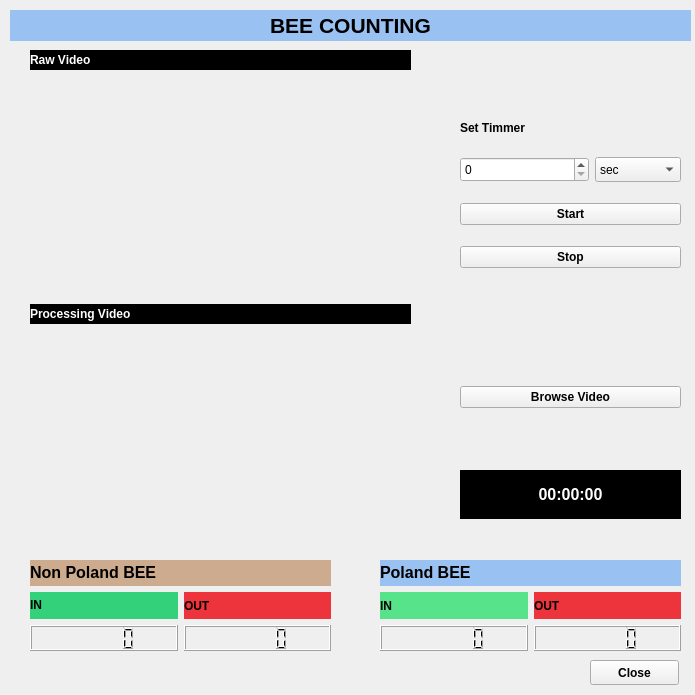
<?xml version="1.0" encoding="UTF-8"?>
<ui version="4.0">
 <class>MainWindow</class>
 <widget class="QMainWindow" name="MainWindow">
  <property name="enabled">
   <bool>true</bool>
  </property>
  <property name="geometry">
   <rect>
    <x>0</x>
    <y>0</y>
    <width>695</width>
    <height>695</height>
   </rect>
  </property>
  <property name="font">
   <font>
    <weight>75</weight>
    <bold>true</bold>
   </font>
  </property>
  <property name="windowTitle">
   <string>Bee Counter</string>
  </property>
  <widget class="QWidget" name="centralwidget">
   <widget class="QWidget" name="verticalLayoutWidget">
    <property name="geometry">
     <rect>
      <x>30</x>
      <y>560</y>
      <width>301</width>
      <height>91</height>
     </rect>
    </property>
    <layout class="QVBoxLayout" name="verticalLayout">
     <item>
      <widget class="QLabel" name="label_4">
       <property name="font">
        <font>
         <weight>75</weight>
         <bold>true</bold>
        </font>
       </property>
       <property name="styleSheet">
        <string notr="true">background-color: rgb(205, 171, 143);</string>
       </property>
       <property name="text">
        <string>&lt;html&gt;&lt;head/&gt;&lt;body&gt;&lt;p&gt;&lt;span style=&quot; font-size:12pt;&quot;&gt;Non Poland BEE&lt;/span&gt;&lt;/p&gt;&lt;/body&gt;&lt;/html&gt;</string>
       </property>
      </widget>
     </item>
     <item>
      <layout class="QHBoxLayout" name="horizontalLayout_2">
       <item>
        <widget class="QLabel" name="label_7">
         <property name="font">
          <font>
           <weight>75</weight>
           <bold>true</bold>
          </font>
         </property>
         <property name="styleSheet">
          <string notr="true">background-color: rgb(51, 209, 122);</string>
         </property>
         <property name="text">
          <string>&lt;html&gt;&lt;head/&gt;&lt;body&gt;&lt;p&gt;  IN&lt;/p&gt;&lt;/body&gt;&lt;/html&gt;</string>
         </property>
        </widget>
       </item>
       <item>
        <widget class="QLabel" name="label_8">
         <property name="font">
          <font>
           <weight>75</weight>
           <bold>true</bold>
          </font>
         </property>
         <property name="styleSheet">
          <string notr="true">background-color: rgb(237, 51, 59);</string>
         </property>
         <property name="text">
          <string>OUT</string>
         </property>
        </widget>
       </item>
      </layout>
     </item>
     <item>
      <layout class="QHBoxLayout" name="horizontalLayout_3">
       <item>
        <widget class="QLCDNumber" name="nonpoland_in_lcd"/>
       </item>
       <item>
        <widget class="QLCDNumber" name="nonpoland_out_lcd"/>
       </item>
      </layout>
     </item>
    </layout>
   </widget>
   <widget class="QWidget" name="verticalLayoutWidget_3">
    <property name="geometry">
     <rect>
      <x>380</x>
      <y>560</y>
      <width>301</width>
      <height>91</height>
     </rect>
    </property>
    <layout class="QVBoxLayout" name="verticalLayout_4">
     <item>
      <widget class="QLabel" name="label_15">
       <property name="font">
        <font>
         <weight>75</weight>
         <bold>true</bold>
        </font>
       </property>
       <property name="styleSheet">
        <string notr="true">background-color: rgb(153, 193, 241);</string>
       </property>
       <property name="text">
        <string>&lt;html&gt;&lt;head/&gt;&lt;body&gt;&lt;p&gt;&lt;span style=&quot; font-size:12pt;&quot;&gt;Poland BEE&lt;/span&gt;&lt;/p&gt;&lt;/body&gt;&lt;/html&gt;</string>
       </property>
      </widget>
     </item>
     <item>
      <layout class="QHBoxLayout" name="horizontalLayout_8">
       <item>
        <widget class="QLabel" name="label_16">
         <property name="font">
          <font>
           <weight>75</weight>
           <bold>true</bold>
          </font>
         </property>
         <property name="styleSheet">
          <string notr="true">background-color: rgb(87, 227, 137);</string>
         </property>
         <property name="text">
          <string>IN</string>
         </property>
        </widget>
       </item>
       <item>
        <widget class="QLabel" name="label_17">
         <property name="font">
          <font>
           <weight>75</weight>
           <bold>true</bold>
          </font>
         </property>
         <property name="styleSheet">
          <string notr="true">background-color: rgb(237, 51, 59);</string>
         </property>
         <property name="text">
          <string>OUT</string>
         </property>
        </widget>
       </item>
      </layout>
     </item>
     <item>
      <layout class="QHBoxLayout" name="horizontalLayout_9">
       <item>
        <widget class="QLCDNumber" name="poland_in_lcd"/>
       </item>
       <item>
        <widget class="QLCDNumber" name="poland_out_lcd"/>
       </item>
      </layout>
     </item>
    </layout>
   </widget>
   <widget class="QWidget" name="verticalLayoutWidget_4">
    <property name="geometry">
     <rect>
      <x>460</x>
      <y>110</y>
      <width>221</width>
      <height>171</height>
     </rect>
    </property>
    <layout class="QVBoxLayout" name="verticalLayout_5" stretch="0,0,0,0">
     <property name="spacing">
      <number>10</number>
     </property>
     <item>
      <widget class="QLabel" name="label">
       <property name="maximumSize">
        <size>
         <width>16777215</width>
         <height>15</height>
        </size>
       </property>
       <property name="text">
        <string>&lt;html&gt;&lt;head/&gt;&lt;body&gt;&lt;p&gt;Set Timmer&lt;/p&gt;&lt;/body&gt;&lt;/html&gt;</string>
       </property>
      </widget>
     </item>
     <item>
      <layout class="QHBoxLayout" name="horizontalLayout_4" stretch="3,2">
       <property name="spacing">
        <number>6</number>
       </property>
       <property name="sizeConstraint">
        <enum>QLayout::SetMaximumSize</enum>
       </property>
       <property name="rightMargin">
        <number>0</number>
       </property>
       <property name="bottomMargin">
        <number>0</number>
       </property>
       <item>
        <widget class="QSpinBox" name="set_time_spinbox">
         <property name="maximumSize">
          <size>
           <width>16777215</width>
           <height>25</height>
          </size>
         </property>
         <property name="font">
          <font>
           <weight>50</weight>
           <bold>false</bold>
          </font>
         </property>
         <property name="maximum">
          <number>1000</number>
         </property>
        </widget>
       </item>
       <item>
        <widget class="QComboBox" name="time_unit_combobox">
         <property name="maximumSize">
          <size>
           <width>16777215</width>
           <height>25</height>
          </size>
         </property>
         <property name="font">
          <font>
           <weight>50</weight>
           <bold>false</bold>
          </font>
         </property>
         <item>
          <property name="text">
           <string>sec</string>
          </property>
         </item>
         <item>
          <property name="text">
           <string>min</string>
          </property>
         </item>
         <item>
          <property name="text">
           <string>hour</string>
          </property>
         </item>
        </widget>
       </item>
      </layout>
     </item>
     <item>
      <widget class="QPushButton" name="start_btn">
       <property name="text">
        <string>Start</string>
       </property>
      </widget>
     </item>
     <item>
      <widget class="QPushButton" name="stop_btn">
       <property name="text">
        <string>Stop</string>
       </property>
      </widget>
     </item>
    </layout>
   </widget>
   <widget class="QPushButton" name="close_btn">
    <property name="geometry">
     <rect>
      <x>590</x>
      <y>660</y>
      <width>89</width>
      <height>25</height>
     </rect>
    </property>
    <property name="text">
     <string>Close</string>
    </property>
   </widget>
   <widget class="QLabel" name="timer_label">
    <property name="geometry">
     <rect>
      <x>460</x>
      <y>470</y>
      <width>221</width>
      <height>49</height>
     </rect>
    </property>
    <property name="styleSheet">
     <string notr="true">background-color: rgb(0, 0, 0);</string>
    </property>
    <property name="text">
     <string>&lt;html&gt;&lt;head/&gt;&lt;body&gt;&lt;p align=&quot;center&quot;&gt;&lt;span style=&quot; font-size:12pt; color:#ffffff;&quot;&gt;00:00:00&lt;/span&gt;&lt;/p&gt;&lt;/body&gt;&lt;/html&gt;</string>
    </property>
   </widget>
   <widget class="QWidget" name="verticalLayoutWidget_2">
    <property name="geometry">
     <rect>
      <x>30</x>
      <y>50</y>
      <width>381</width>
      <height>501</height>
     </rect>
    </property>
    <layout class="QVBoxLayout" name="verticalLayout_3">
     <item>
      <widget class="QLabel" name="label_3">
       <property name="maximumSize">
        <size>
         <width>16777215</width>
         <height>20</height>
        </size>
       </property>
       <property name="styleSheet">
        <string notr="true">background-color: rgb(0, 0, 0);</string>
       </property>
       <property name="text">
        <string>&lt;html&gt;&lt;head/&gt;&lt;body&gt;&lt;p&gt;&lt;span style=&quot; color:#ffffff;&quot;&gt;Raw Video&lt;/span&gt;&lt;/p&gt;&lt;/body&gt;&lt;/html&gt;</string>
       </property>
      </widget>
     </item>
     <item>
      <widget class="QLabel" name="video_label">
       <property name="autoFillBackground">
        <bool>true</bool>
       </property>
       <property name="text">
        <string/>
       </property>
       <property name="alignment">
        <set>Qt::AlignJustify|Qt::AlignVCenter</set>
       </property>
      </widget>
     </item>
     <item>
      <widget class="QLabel" name="label_5">
       <property name="maximumSize">
        <size>
         <width>16777215</width>
         <height>20</height>
        </size>
       </property>
       <property name="styleSheet">
        <string notr="true">background-color: rgb(0, 0, 0);</string>
       </property>
       <property name="text">
        <string>&lt;html&gt;&lt;head/&gt;&lt;body&gt;&lt;p&gt;&lt;span style=&quot; color:#ffffff;&quot;&gt;Processing Video&lt;/span&gt;&lt;/p&gt;&lt;/body&gt;&lt;/html&gt;</string>
       </property>
      </widget>
     </item>
     <item>
      <widget class="QLabel" name="video_process_label">
       <property name="autoFillBackground">
        <bool>true</bool>
       </property>
       <property name="text">
        <string/>
       </property>
       <property name="alignment">
        <set>Qt::AlignJustify|Qt::AlignVCenter</set>
       </property>
      </widget>
     </item>
    </layout>
   </widget>
   <widget class="QLabel" name="label_2">
    <property name="geometry">
     <rect>
      <x>10</x>
      <y>10</y>
      <width>681</width>
      <height>31</height>
     </rect>
    </property>
    <property name="font">
     <font>
      <pointsize>16</pointsize>
      <weight>75</weight>
      <bold>true</bold>
     </font>
    </property>
    <property name="styleSheet">
     <string notr="true">background-color: rgb(153, 193, 241);
border-color: rgb(26, 95, 180);</string>
    </property>
    <property name="text">
     <string>&lt;html&gt;&lt;head/&gt;&lt;body&gt;&lt;p align=&quot;center&quot;&gt;BEE COUNTING&lt;/p&gt;&lt;/body&gt;&lt;/html&gt;</string>
    </property>
   </widget>
   <widget class="QWidget" name="verticalLayoutWidget_5">
    <property name="geometry">
     <rect>
      <x>460</x>
      <y>340</y>
      <width>221</width>
      <height>80</height>
     </rect>
    </property>
    <layout class="QVBoxLayout" name="verticalLayout_2">
     <item>
      <widget class="QLabel" name="selected_file_label">
       <property name="maximumSize">
        <size>
         <width>16777215</width>
         <height>20</height>
        </size>
       </property>
       <property name="font">
        <font>
         <weight>50</weight>
         <bold>false</bold>
        </font>
       </property>
       <property name="text">
        <string/>
       </property>
      </widget>
     </item>
     <item>
      <widget class="QPushButton" name="browse_btn">
       <property name="text">
        <string>Browse Video</string>
       </property>
      </widget>
     </item>
    </layout>
   </widget>
  </widget>
 </widget>
 <resources/>
 <connections/>
</ui>
